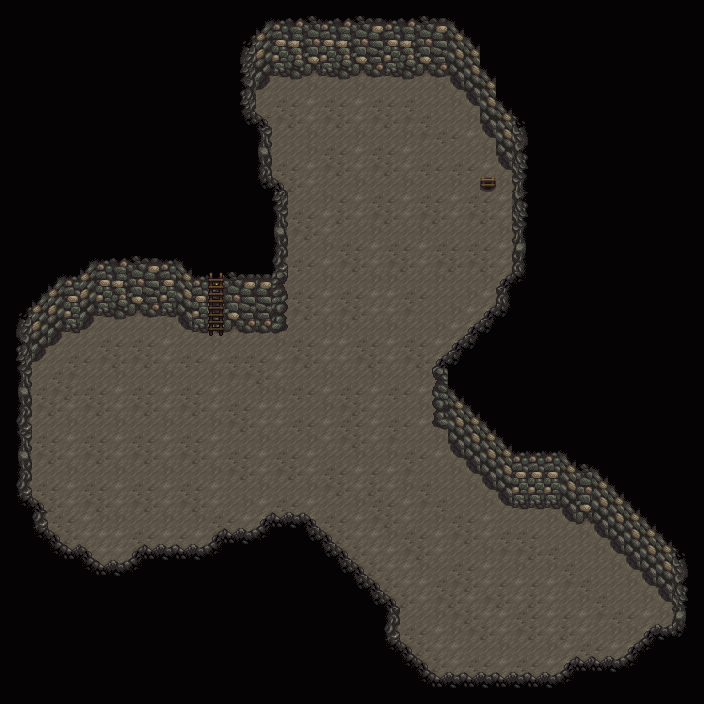

Tiled map render using the project's own tile images. Description and the map definition, with tile-layer contents summarised, below:
An orthogonal 44x44 tile map with 16x16 px tiles, 3 tile layers (Back, Buildings, Front).

<map version="1.10" tiledversion="1.11.2" orientation="orthogonal" renderorder="right-down" width="44" height="44" tilewidth="16" tileheight="16" infinite="0" nextlayerid="9" nextobjectid="1">
 <tileset firstgid="1" name="mine_quarryshaft" tilewidth="16" tileheight="16" tilecount="288" columns="16">
  <image source="Mines/mine_quarryshaft.png" width="256" height="288" />
  <tile id="137">
   <properties>
    <property name="Type" value="Stone" />
   </properties>
  </tile>
  <tile id="138">
   <properties>
    <property name="Type" value="Stone" />
   </properties>
  </tile>
  <tile id="139">
   <properties>
    <property name="Type" value="Stone" />
   </properties>
  </tile>
  <tile id="153">
   <properties>
    <property name="Type" value="Stone" />
   </properties>
  </tile>
  <tile id="154">
   <properties>
    <property name="Type" value="Stone" />
   </properties>
  </tile>
  <tile id="155">
   <properties>
    <property name="Type" value="Stone" />
   </properties>
  </tile>
  <tile id="169">
   <properties>
    <property name="Type" value="Stone" />
   </properties>
  </tile>
  <tile id="170">
   <properties>
    <property name="Type" value="Stone" />
   </properties>
  </tile>
  <tile id="171">
   <properties>
    <property name="Type" value="Stone" />
   </properties>
  </tile>
 </tileset>
 <layer id="8" name="Back" width="44" height="44">
  <data>[1936 cells, 849 non-empty, 10 distinct tile ids]</data>
 </layer>
 <layer id="3" name="Buildings" width="44" height="44">
  <data>[1936 cells, 1226 non-empty, 61 distinct tile ids]</data>
 </layer>
 <layer id="4" name="Front" width="44" height="44">
  <data>[1936 cells, 40 non-empty, 4 distinct tile ids]</data>
 </layer>
 <objectgroup id="5" name="Back" />
 <objectgroup id="6" name="Buildings" />
 <objectgroup id="7" name="Front" />
</map>
